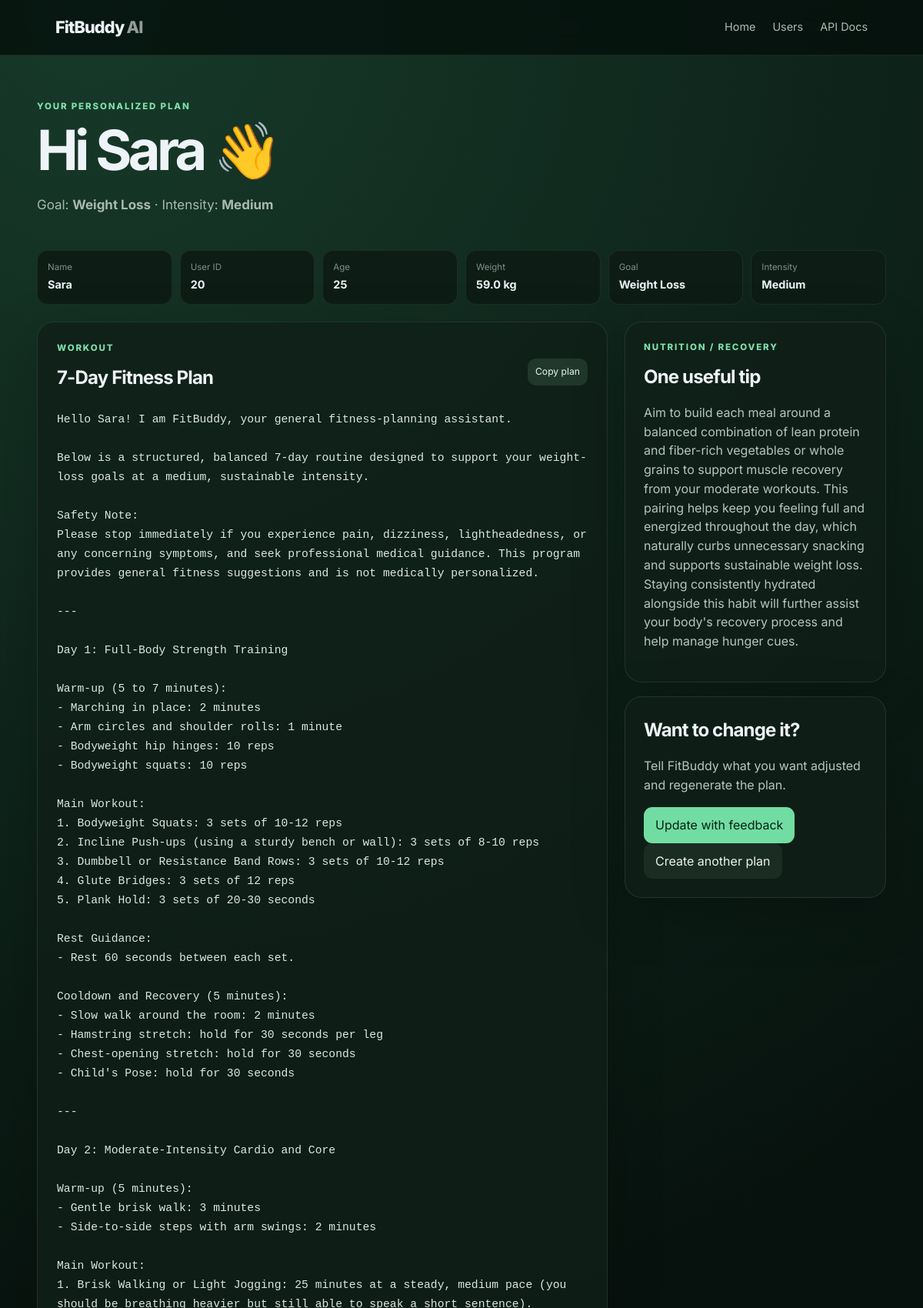
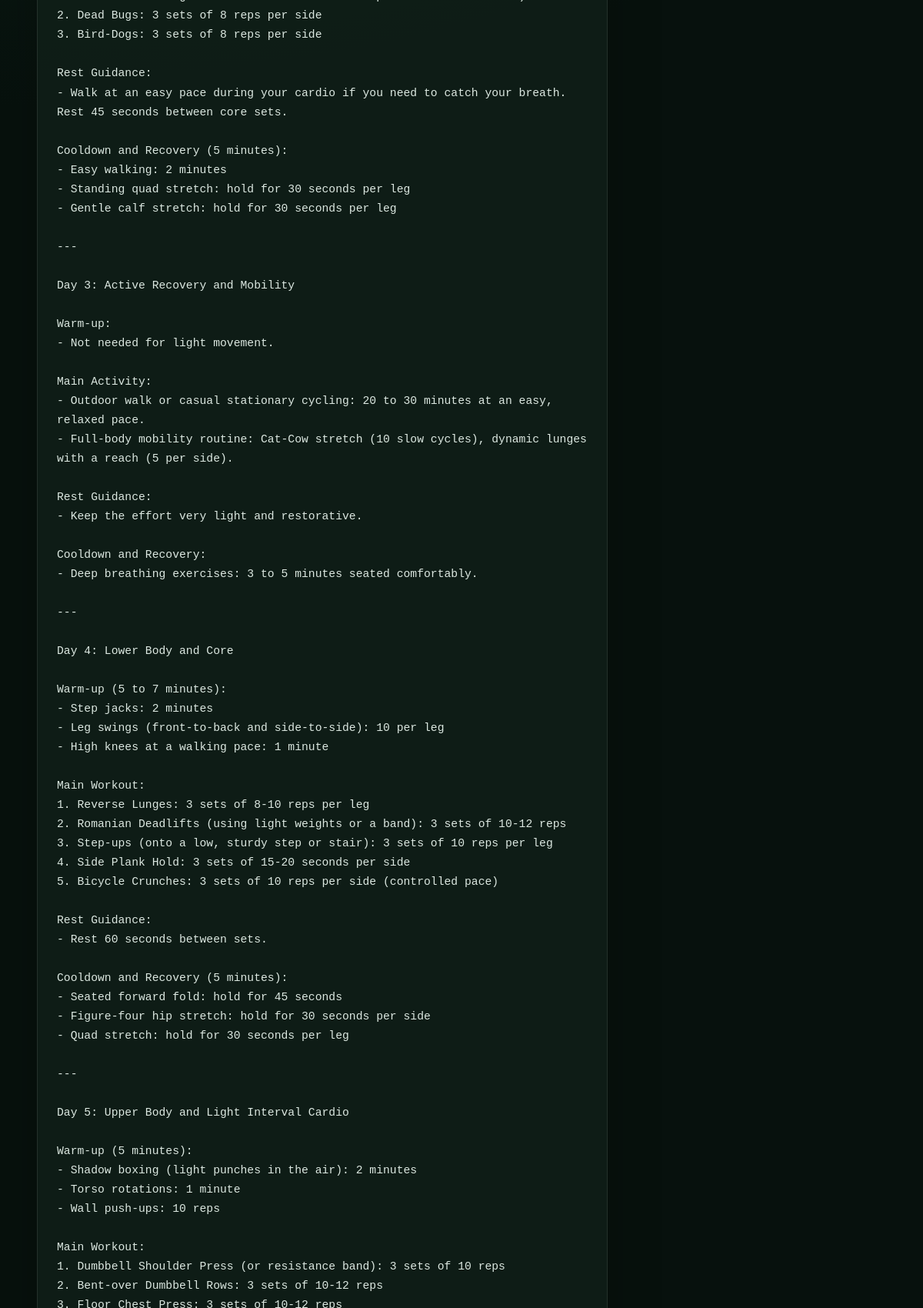
Screenshot of /result/20 (upper part) with the database file from the repository (2 pictures, top to bottom).
### app/database.py (models this page shows)
class Base(DeclarativeBase):
    pass

class User(Base):
    __tablename__ = "users"
    id: Mapped[int] = mapped_column(Integer, primary_key=True, index=True)
    user_id: Mapped[str] = mapped_column(String(80), unique=True, index=True)
    username: Mapped[str] = mapped_column(String(120))
    age: Mapped[int] = mapped_column(Integer)
    weight: Mapped[float] = mapped_column(Float)
    goal: Mapped[str] = mapped_column(String(80))
    intensity: Mapped[str] = mapped_column(String(20))
    created_at: Mapped[datetime] = mapped_column(
        DateTime(timezone=True),
        default=lambda: datetime.now(timezone.utc),
    )

class Plan(Base):
    __tablename__ = "plans"
    id: Mapped[int] = mapped_column(Integer, primary_key=True, index=True)
    user_id: Mapped[str] = mapped_column(String(80), index=True)
    original_plan: Mapped[str] = mapped_column(Text)
    updated_plan: Mapped[Optional[str]] = mapped_column(Text, nullable=True)
    nutrition_tip: Mapped[str] = mapped_column(Text)
    feedback: Mapped[Optional[str]] = mapped_column(Text, nullable=True)
    created_at: Mapped[datetime] = mapped_column(
        DateTime(timezone=True),
        default=lambda: datetime.now(timezone.utc),
    )
    updated_at: Mapped[datetime] = mapped_column(
        DateTime(timezone=True),
        default=lambda: datetime.now(timezone.utc),
        onupdate=lambda: datetime.now(timezone.utc),
    )

### app/routes.py (the view)
@router.get("/result/{user_id}", response_class=HTMLResponse)
def result_page(
    request: Request,
    user_id: str,
    db: Session = Depends(get_db),
):
    db_user = get_user(db, user_id)
    db_plan = get_plan(db, user_id)
    if not db_user or not db_plan:
        raise HTTPException(status_code=404, detail="User or plan not found.")
    user = UserInput(
        username=db_user.username,
        user_id=db_user.user_id,
        age=db_user.age,
        weight=db_user.weight,
        goal=db_user.goal,
        intensity=db_user.intensity,
    )
    displayed_plan = db_plan.updated_plan or db_plan.original_plan
    return templates.TemplateResponse(
        request=request,
        name="result.html",
        context={
            "title": "FitBuddy | Your Plan",
            "user": user,
            "workout_plan": displayed_plan,
            "nutrition_tip": db_plan.nutrition_tip,
            "updated": bool(db_plan.updated_plan),
        },
    )

### app/templates/result.html (shortened to what this page needs)
{% extends "base.html" %}
{% block content %}
<section class="result-header">
  <div>
    <p class="eyebrow">YOUR PERSONALIZED PLAN</p>
    <h1>Hi {{ user.username }} 👋</h1>
    <p class="lead">Goal: <strong>{{ user.goal|title }}</strong> · Intensity: <strong>{{ user.intensity|title }}</strong></p>
  </div>
</section>
<div class="profile-grid">
  <div><span>Name</span><strong>{{ user.username }}</strong></div>
  <div><span>User ID</span><strong>{{ user.user_id }}</strong></div>
  <div><span>Age</span><strong>{{ user.age }}</strong></div>
  <div><span>Weight</span><strong>{{ user.weight }} kg</strong></div>
  <div><span>Goal</span><strong>{{ user.goal|title }}</strong></div>
  <div><span>Intensity</span><strong>{{ user.intensity|title }}</strong></div>
</div>
<div class="content-grid">
  <article class="card plan-card">
    <div class="section-heading">
      <div><p class="eyebrow">WORKOUT</p><h2>7-Day Fitness Plan</h2></div>
      <button class="btn small" onclick="copyPlan()">Copy plan</button>
    </div>
    <pre id="workout-plan">{{ workout_plan }}</pre>
  </article>
  <aside class="side-stack">
    <article class="card tip-card">
      <p class="eyebrow">NUTRITION / RECOVERY</p>
      <h2>One useful tip</h2>
      <p>{{ nutrition_tip }}</p>
    </article>
    <article class="card action-card">
      <h2>Want to change it?</h2>
      <p>Tell FitBuddy what you want adjusted and regenerate the plan.</p>
      <a class="btn primary" href="/feedback/{{ user.user_id }}">Update with feedback</a>
      <a class="btn secondary" href="/">Create another plan</a>
    </article>
  </aside>
</div>
{% endblock %}

### app/static/css/style.css (style rules this page uses)
* { box-sizing:border-box }
:root { font-family:Inter,system-ui,-apple-system,BlinkMacSystemFont,"Segoe UI",sans-serif;color:#eef3f7;background:#07110d;line-height:1.55 }
body { margin:0;min-height:100vh;background:radial-gradient(circle at 10% 0%,#173a2a 0,#07110d 38%),#07110d }
a { color:inherit;text-decoration:none }
.eyebrow { font-size:.72rem;letter-spacing:.16em;font-weight:800;color:#7fe0aa;margin:0 0 10px }
h1 { font-size:clamp(2.5rem,6vw,5rem);line-height:1.02;letter-spacing:-.065em;margin:0 0 22px }
h2 { letter-spacing:-.035em;margin:0 0 14px }
.lead { color:#aab8b1;font-size:1.06rem;max-width:650px }
.card { background:rgba(16,31,24,.84);border:1px solid rgba(255,255,255,.09);border-radius:22px;box-shadow:0 20px 70px rgba(0,0,0,.22) }
.btn { display:inline-flex;justify-content:center;align-items:center;border:0;border-radius:11px;padding:11px 15px;background:#20382b;color:#e9f5ef;font-weight:700;cursor:pointer;font:inherit;gap:7px }
.btn.primary { background:#72dda3;color:#062213 }
.btn.secondary { background:#1b2c23 }
.btn.small { font-size:.76rem;padding:8px 10px }
.result-header { display:flex;justify-content:space-between;align-items:end;gap:20px;margin-bottom:28px }
.profile-grid { display:grid;grid-template-columns:repeat(6,1fr);gap:10px;margin-bottom:22px }
.profile-grid>div { background:#0d1d15;border:1px solid rgba(255,255,255,.07);border-radius:14px;padding:13px }
.profile-grid span { display:block;color:#7f9088;font-size:.72rem }
.profile-grid strong { display:block;margin-top:3px;font-size:.9rem }
.content-grid { display:grid;grid-template-columns:minmax(0,1fr) 340px;gap:22px }
.plan-card { padding:25px }
.section-heading { display:flex;justify-content:space-between;align-items:center;gap:15px }
pre { white-space:pre-wrap;word-break:break-word;color:#dce8e1;font:500 .92rem/1.7 ui-monospace,SFMono-Regular,Menlo,monospace;margin:10px 0 0 }
.side-stack { display:grid;gap:18px;align-content:start }
.tip-card,.action-card { padding:24px }
.tip-card p:not(.eyebrow),.action-card p { color:#b7c5bd }

### rows the page displays
User: username "Sara", goal "Weight Loss", intensity "Medium", user_id "20", age "25", weight "59.0"
Plan: nutrition_tip "Aim to build each meal around a balanced combination of lean protein and fiber-rich vegetables or whole grains to support muscle recovery from your moderate workouts. This pairing helps keep you feeling full and energized throughout the day, which naturally curbs unnecessary snacking and supports sustainable weight loss. Staying consistently hydrated alongside this habit will further assist your body's recovery process and help manage hunger cues."
